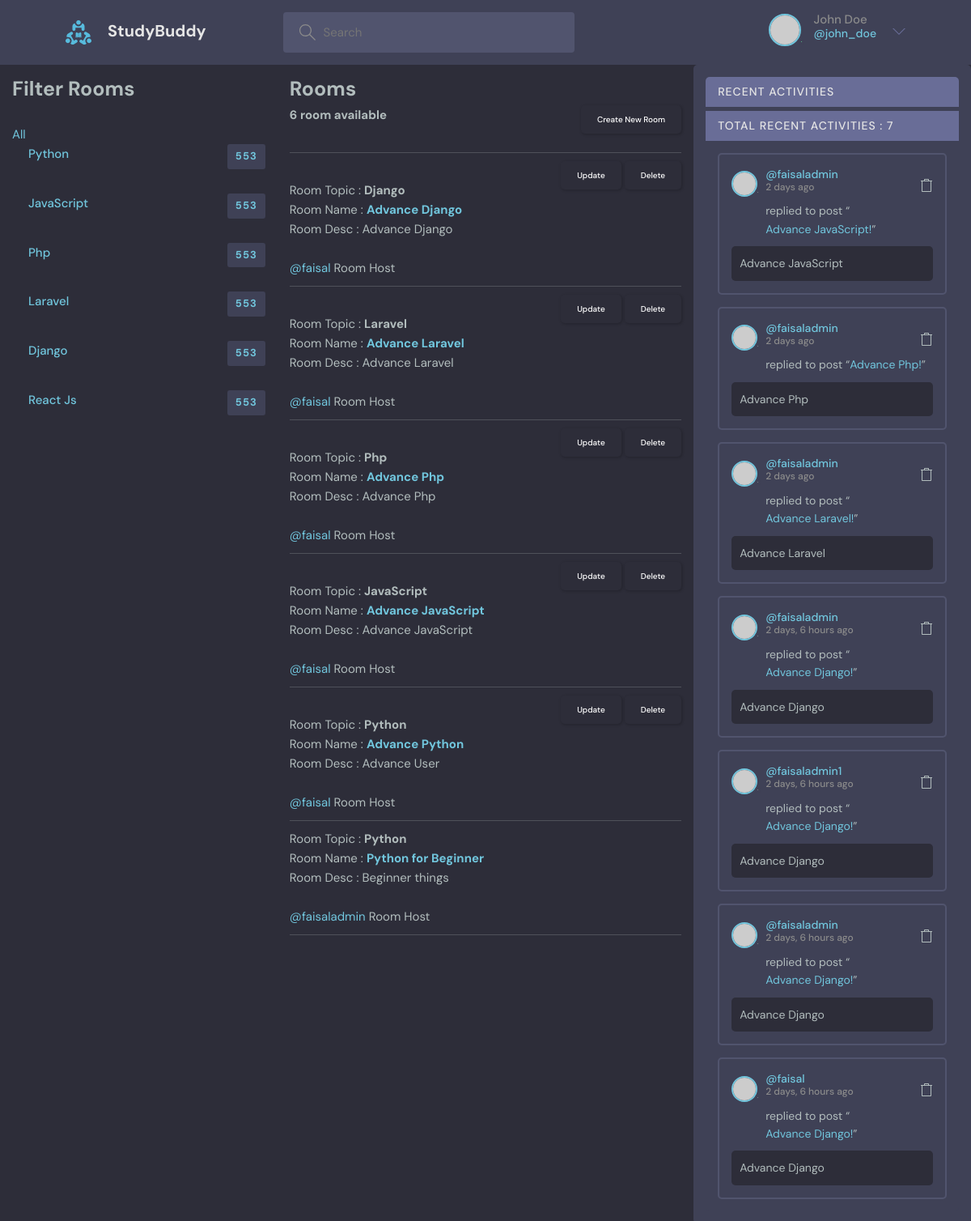
The app's page /rooms (signed in), older data.
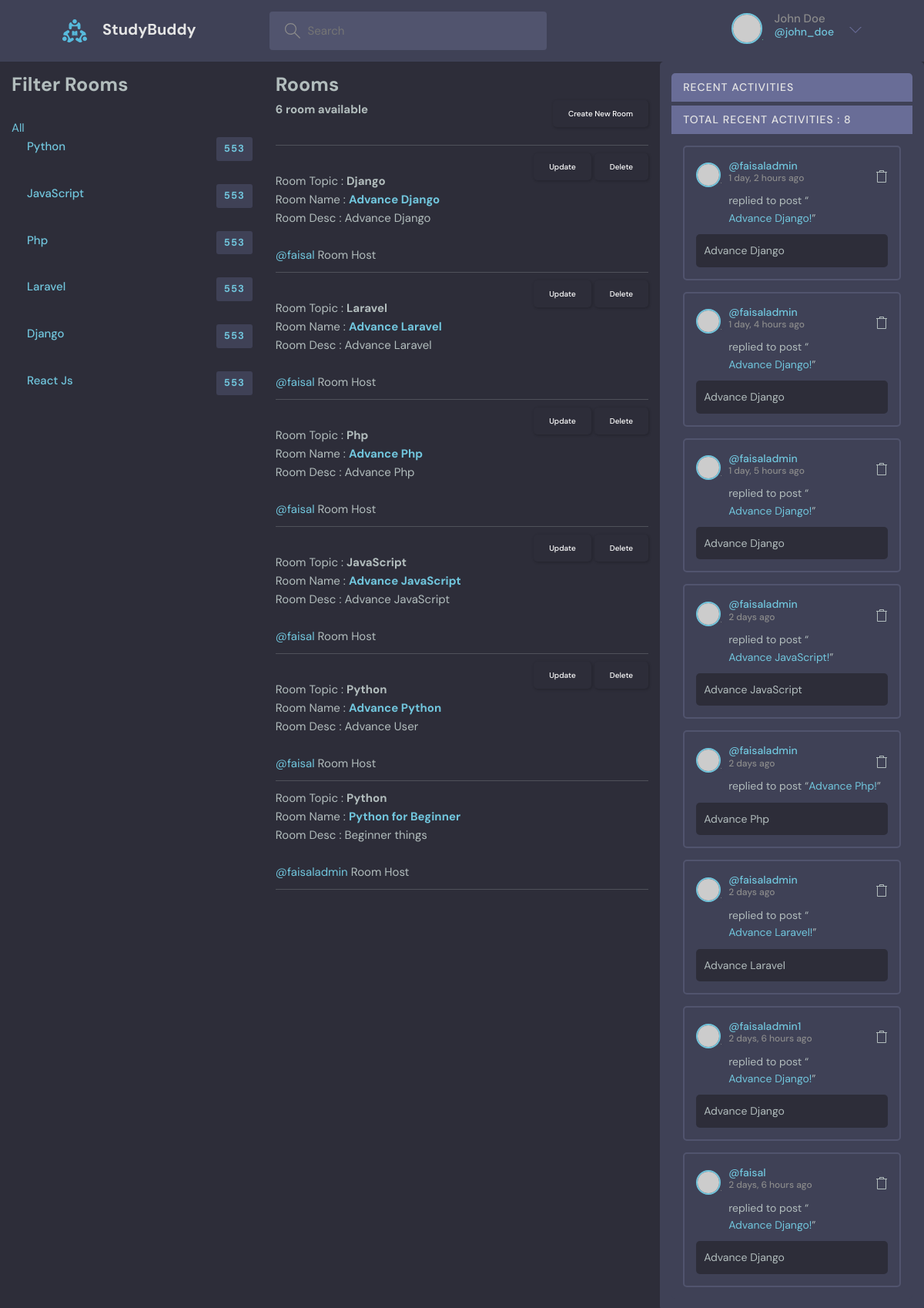
The same page, newer data.
### base/models.py (models this page shows, shortened)
class Topic(models.Model):
    name = models.CharField(("name"), max_length=100)
    created = models.DateTimeField(("created"), auto_now_add=True)
    updated = models.DateTimeField(("updated"), auto_now=True)
    def __str__(self):
        return self.name

class Room(models.Model):
    host = models.ForeignKey(User, verbose_name=("host"), on_delete=models.SET_NULL, null=True)
    topic = models.ForeignKey(Topic, verbose_name=("topic"), on_delete=models.SET_NULL, null=True)
    name = models.CharField(("name"), max_length=50)
    participants = models.ManyToManyField(User, related_name='participants')
    desc =  models.TextField(("desc"), null=True, blank=True)
    created = models.DateTimeField(("created"), auto_now_add=True)
    updated = models.DateTimeField(("updated"), auto_now=True)
    class Meta:
        ordering = ['-updated', '-created']
    def __str__(self):
        return self.name

class Messages(models.Model):
    user = models.ForeignKey(User, verbose_name=("user"), on_delete=models.CASCADE)
    room = models.ForeignKey(Room, verbose_name=("room"), on_delete=models.CASCADE)
    body =  models.TextField(("body"))
    created = models.DateTimeField(("created"), auto_now_add=True)
    updated = models.DateTimeField(("updated"), auto_now=True)

### base/views.py (the view)
# urls.py: 2. Add a URL to urlpatterns:  path('', views.rooms, name='rooms')
@login_required(login_url='login')
def rooms(request):
    profiles = User.objects.all()
    profiles_count = profiles.count()
    topics = Topic.objects.all()
    q = request.GET.get('q') if request.GET.get('q') != None else ''
    rooms = Room.objects.filter(
        Q(topic__name__icontains=q) |
        Q(host__username__icontains=q) |
        Q(name__icontains=q) |
        Q(desc__icontains=q)
    )
    rooms_count = rooms.count()
    recent_activities = Messages.objects.filter(
        Q(room__topic__name__icontains=q)
    ).order_by('-created')
    recent_activities_count = recent_activities.count()
    context = {'profiles': profiles, 'profiles_count': profiles_count,
               'rooms': rooms, 'topics': topics, 'rooms_count': rooms_count,
               'recent_activities': recent_activities, 'recent_activities_count': recent_activities_count
               }
    return render(request, 'base/rooms.html', context)

### base/templates/base/rooms.html (shortened to what this page needs)
{% extends 'main.html' %} {% block title %} Main Page {% endblock title %}
{% block content %}
<div class="index-container">
  <aside class="section topics">
    <h1><b>Filter Rooms</b></h1>
    <br />
    <a href="{% url 'rooms' %}">All</a>
    <br />
    {% include 'base/topics_components.html' %}
  </aside>
  <section class="section feeds">
    <span>
      <h1><b>Rooms</b></h1>
      <span><b>{{ rooms_count }} room available</b></span>
      {% if user.username %}
      <p class="float-end">
        <a class="btn btn-dark" href="/create-room">Create New Room</a>
      </p>
      {% endif %}
    </span>
    <br />
    <br />
    <hr />
    {% include 'base/feeds_components.html' %}
  </section>
  <section class="section activities">
    {% include 'base/activities_components.html' %}
  </section>
</div>
{% endblock content %}

### base/templates/base/topics_components.html
<ul class="topics__list">
  {% for topic in topics %}
  <li>
    <a href="{% url 'rooms' %}?q={{ topic.name }}" class="active"
      > {{ topic.name}} <span>553</span></a
    >
  </li>
  {% endfor %}
</ul>

### base/templates/base/feeds_components.html
{% for room in rooms %} {% if request.user == room.host %}
<p class="float-end">
  <a class="btn btn-dark" href="{% url 'update-room' room.id %}">Update</a>
  <a class="btn btn-dark" href="{% url 'delete-room' room.id %}">Delete</a>
</p>
<br />
{% endif %}
Room Topic : <b>{{ room.topic }}</b> <br />
Room Name :
<a href='{% url "room" room.id %}'><b>{{ room.name }}</b></a> <br />
Room Desc : <span>{{ room.desc }}</span> <br />
<br />
<a href='{% url "room" room.id %}'>@{{ room.host}}</a> Room Host <br />
<hr />
{% endfor %}

### base/templates/base/activities_components.html
<div class="activities">
  <div class="activities__header">
    <h2>Recent Activities</h2>
    <h2>Total Recent Activities : {{ recent_activities_count }}</h2>
  </div>
  {% for recent_activitie in recent_activities %}
  <div class="activities__box">
    <div class="activities__boxHeader roomListRoom__header">
      <a
        href='{% url "profile" recent_activitie.user.id %}'
        class="roomListRoom__author"
      >
        <div class="avatar avatar--small">
          <img src="https://randomuser.me/api/portraits/women/11.jpg" />
        </div>
        <p>
          @{{ recent_activitie.user }}
          <span>{{ recent_activitie.created | timesince }} ago</span>
        </p>
      </a>
      <div class="roomListRoom__actions">
        <a href="#">
          <svg
            version="1.1"
            xmlns="http://www.w3.org/2000/svg"
            width="32"
            height="32"
            viewBox="0 0 32 32"
          >
            <title>delete</title>
            <path
              d="M30 4h-8v-3c0-0.553-0.447-1-1-1h-10c-0.553 0-1 0.447-1 1v3h-8v2h2v24c0 1.104 0.897 2 2 2h20c1.103 0 2-0.896 2-2v-24h2v-2h-0zM12 2h8v2h-8v-2zM26.002 30l-0.002 1v-1h-20v-24h20v24h0.002z"
            ></path>
          </svg>
        </a>
      </div>
    </div>
    <div class="activities__boxContent">
      <p>
        replied to post “<a href="room.html">{{ recent_activitie.room }}!</a>”
      </p>
      <div class="activities__boxRoomContent">
       {{ recent_activitie.room.desc}}
      </div>
    </div>
  </div>
  {% endfor %}
</div>

Row changes from the older to the newer data that the page shows:
removed Messages: user "faisaladmin", created "2 days, 6 hours", room "Advance Django", room.desc "Advance Django"
removed Messages: user "faisaladmin", created "2 days, 6 hours", room "Advance Django", room.desc "Advance Django"
added Messages: user "faisaladmin", created "1 day, 2 hours", room "Advance Django", room.desc "Advance Django"
added Messages: user "faisaladmin", created "1 day, 4 hours", room "Advance Django", room.desc "Advance Django"
added Messages: user "faisaladmin", created "1 day, 5 hours", room "Advance Django", room.desc "Advance Django"
Text that changed along with them:
{{ recent_activities_count }}: "7" → "8"
